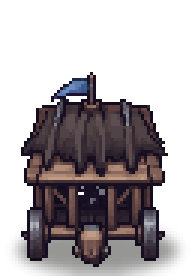
#> input picture assets/battle/ram.png, 64 x 92 px (shown 3 times larger)
$ python sheetview.py ../../assets/battle/ram.png 5 ../../assets/battle/supply.png
#> lines starting #> are read from the running program, lines starting #| are printed output that depends on the picture
# sheetview.py <png> <cellw> <out> [rows...] : scale 3, green bg
import sys
from PIL import Image
p,w,out=sys.argv[1],int(sys.argv[2]),sys.argv[3]; rows=[int(r) for r in sys.argv[4:]]
im=Image.open(p).convert('RGBA'); h=w; n=im.width//w; R=im.height//h
#> further down, im is the input picture: PIL image 64x92 RGBA; mean R, G, B, A 26.2, 20.9, 23.5, 103.1
#> after `n = im.width // w`: n = 12
#> after `R = im.height // h`: R = 18
rows=rows or list(range(R))
o=Image.new('RGBA',(n*w,len(rows)*h),(90,110,80,255))
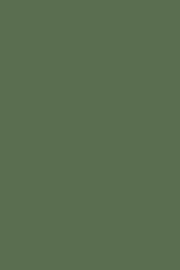
#> o: PIL image 60x90 RGBA (shown 3 times larger); mean R, G, B, A 90, 110, 80, 255
for i,r in enumerate(rows):
    o.alpha_composite(im.crop((0,r*h,n*w,r*h+h)),(0,i*h))
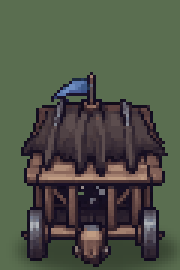
#> o: PIL image 60x90 RGBA (shown 3 times larger); mean R, G, B, A 78.6, 84, 70.2, 255
o.resize((o.width*3,o.height*3),Image.NEAREST).save(out); print(out,n,R)
#| ../../assets/battle/supply.png 12 18

$ run again, on assets/battle/supply_red.png
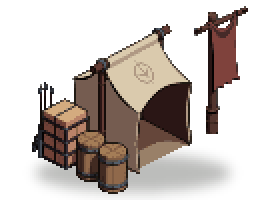
#> input picture assets/battle/supply_red.png, 140 x 100 px (shown 2 times larger)
#> im is the input picture: PIL image 140x100 RGBA; mean R, G, B, A 39.6, 31.7, 26.5, 90.4
#> after the loop `for i,r in enumerate(rows):`:
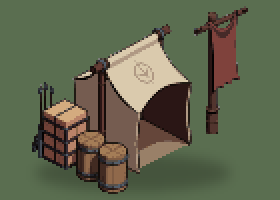
#> o: PIL image 140x100 RGBA (shown 2 times larger); mean R, G, B, A 96.1, 100.9, 77.1, 255
#> `o.resize((o.width * 3, o.height * 3), Image.NEAREST).save(out)`:
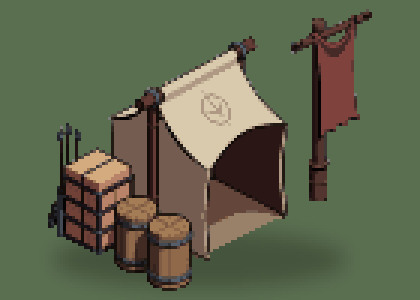
#> saved as supply_red.png: PIL image 420x300 RGBA; mean R, G, B, A 96.1, 100.9, 77.1, 255
#| ../../assets/battle/supply_red.png 28 20

$ run again, on assets/battle/tower.png
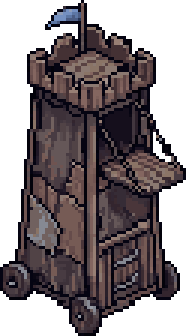
#> input picture assets/battle/tower.png, 62 x 112 px (shown 3 times larger)
#> im is the input picture: PIL image 62x112 RGBA; mean R, G, B, A 42.3, 34.2, 37.2, 159.4
#> after the loop `for i,r in enumerate(rows):`:
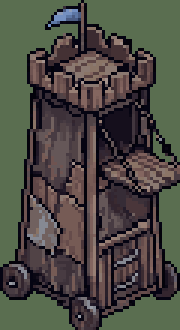
#> o: PIL image 60x110 RGBA (shown 3 times larger); mean R, G, B, A 75.6, 74, 66.8, 255
#> `o.resize((o.width * 3, o.height * 3), Image.NEAREST).save(out)`:
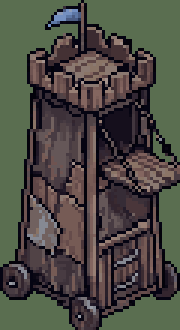
#> saved as tower.png: PIL image 180x330 RGBA; mean R, G, B, A 75.6, 74, 66.8, 255
#| ../../assets/battle/tower.png 12 22

$ run again, on assets/battle/trebuchet.png
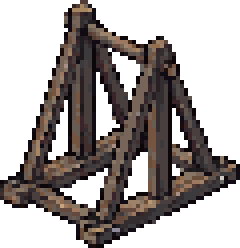
#> input picture assets/battle/trebuchet.png, 60 x 62 px (shown 4 times larger)
#> im is the input picture: PIL image 60x62 RGBA; mean R, G, B, A 33.4, 27.3, 25.5, 120.4
#> after the loop `for i,r in enumerate(rows):`:
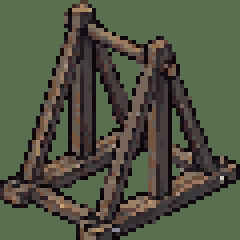
#> o: PIL image 60x60 RGBA (shown 4 times larger); mean R, G, B, A 80.7, 84.8, 67.5, 255
#| ../../assets/battle/trebuchet.png 12 12
